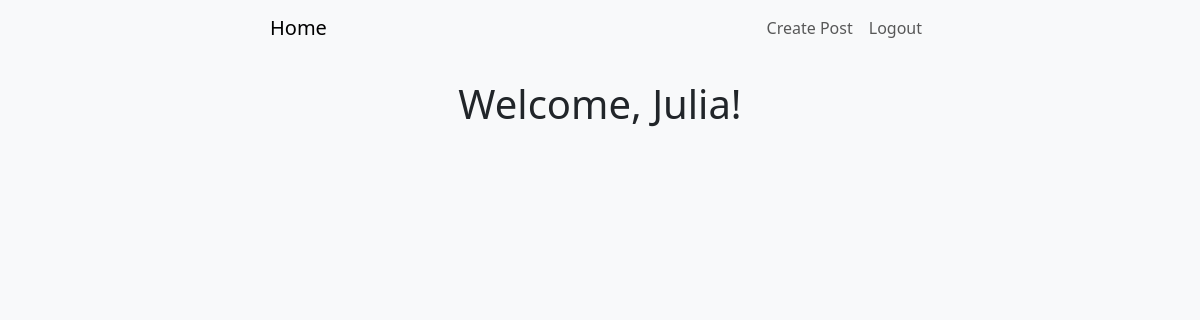
Page / (signed in) on the earlier database version.
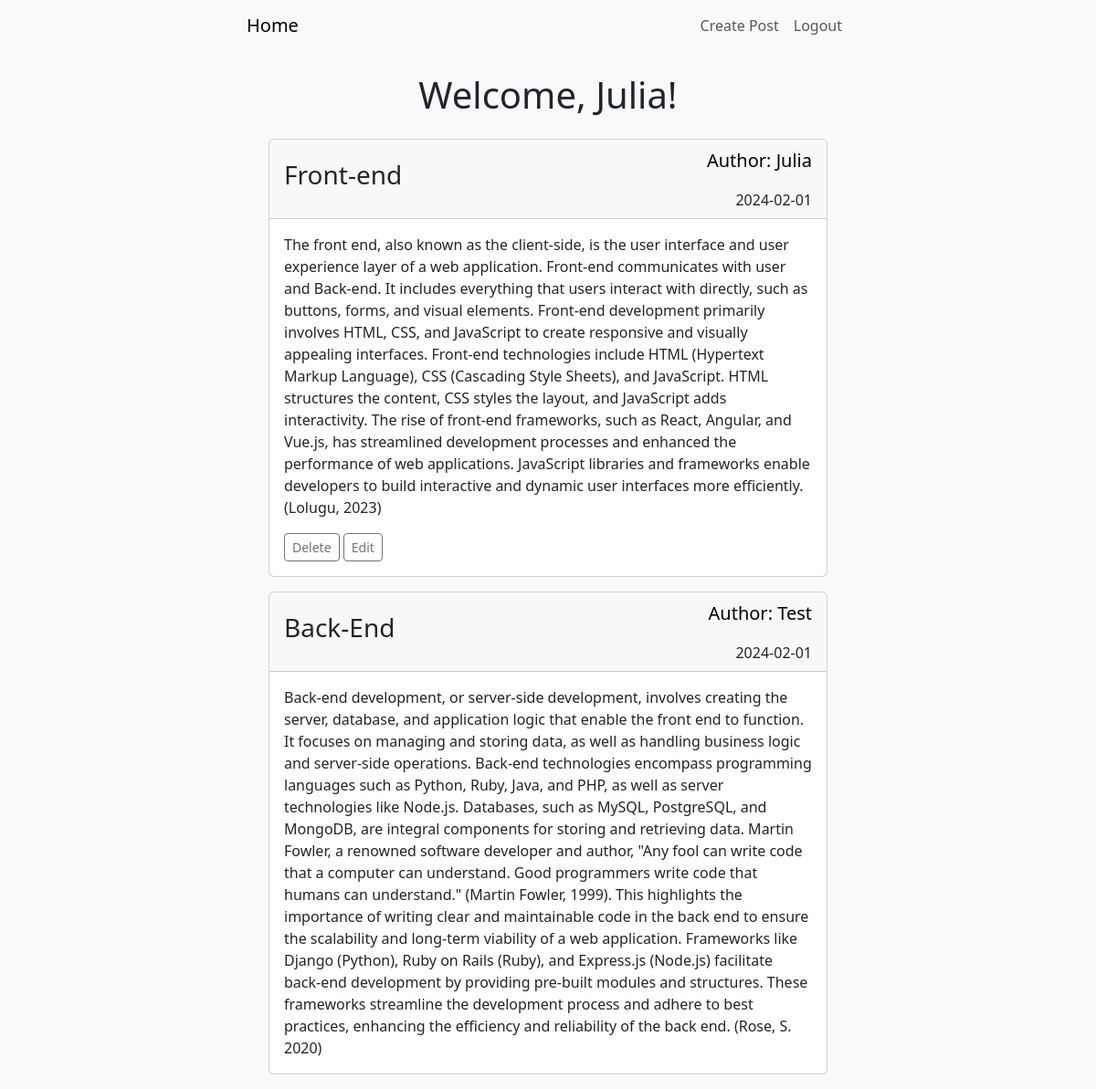
Same page on the later database version.
### blog/models.py (models this page shows)
class User(db.Model, UserMixin):
    id = db.Column(db.Integer, primary_key=True)
    username = db.Column(db.String(150), unique=True, nullable=False)
    email = db.Column(db.String(150), unique=True, nullable=False)
    password = db.Column(db.String(150), nullable=False)
    date_created = db.Column(db.DateTime(timezone=True), default=func.now())
    posts = db.relationship('Post', backref='user', passive_deletes=True)

class Post(db.Model):
    id = db.Column(db.Integer, primary_key=True)
    title = db.Column(db.String(150), nullable=False)
    text = db.Column(db.Text, nullable=False)
    date_created = db.Column(db.DateTime(timezone=True), default=func.now())
    author = db.Column(db.Integer, db.ForeignKey('user.id', ondelete="CASCADE"), nullable=False)

### blog/views.py (the view)
@views.route("/")
@login_required
def home():
    posts = Post.query.all()
    if not current_user.is_authenticated:
        flash("Please log in to access this page.", "danger")
        return redirect(url_for("login"))  # Redirect to login page or wherever you want
    return render_template("home.html", name=current_user.username, posts=posts)

### blog/__init__.py (called while the page is built)
def create_app():
    app = Flask(__name__)
    app.config['SECRET_KEY'] = "meatballMaisie"
    app.config['SQLALCHEMY_DATABASE_URI'] = f'sqlite:///{DB_NAME}'
    db.init_app(app)
    from .views import views
    app.register_blueprint(views, url_prefix="/")
    from .auth import auth
    app.register_blueprint(auth, url_prefix="/")
    from .models import User, Post
    create_database(app)
    login_manager = LoginManager()
    login_manager.login_view = "auth.login"
    login_manager.init_app(app)
    @login_manager.user_loader
    def load_user(id):
        return User.query.get(int(id))
    return app

### blog/templates/home.html (shortened to what this page needs)
{% extends "base.html" %}
{% block content %}
  <div class="container">
    <h1 class="my-4 text-center fw-light">Welcome, {{ name.capitalize() }}!</h1>
    {% for post in posts %}
      <div class="card mb-3">
        <div class="card-header d-flex justify-content-between align-items-center">
          <div>
            <h3 class="card-title fw-light">{{ post.title }}</h3>
          </div>
          <div class="text-end">
            <p class="card-text fw-light text-decoration-none text-black fs-5">Author: {{ post.user.username.capitalize() }}</p>
            <p class="card-text fw-light mb-0 fs-10">{{ post.date_created.strftime('%Y-%m-%d') }}</p>
          </div>
        </div>
        <div class="card-body">
          <p class="card-text">{{ post.text }}</p>
          {% if current_user.is_authenticated and post.user == current_user %}
            <div class="mt-3">
              <a href="/deletePost/{{post.id}}" class="btn btn-outline-secondary btn-sm">Delete</a>
              <a href="/editPost/{{post.id}}" class="btn btn-outline-secondary btn-sm">Edit</a>
            </div>
          {% endif %}
        </div>
      </div>
    {% endfor %}
  </div>
{% endblock %}

### blog/templates/base.html (shortened to what this page needs)
<!DOCTYPE html>
<html>
    <head>
        <link href="https://cdn.jsdelivr.net/npm/bootstrap@5.3.2/dist/css/bootstrap.min.css" rel="stylesheet">
    </head>
    <body class="mx-auto mt-10 max-w-screen-lg bg-light text-dark p-6" style="max-width: 55%;">
        <nav class="mb-8 navbar navbar-expand-lg navbar-light bg-light">
            <a class="navbar-brand" href="{{ url_for('views.home') }}">Home</a>
            <div class="collapse navbar-collapse justify-content-end">
                <ul class="navbar-nav">
                    {% if current_user.is_authenticated %}
                        <li class="nav-item">
                            <a class="nav-link" href="{{ url_for('views.createPost') }}">Create Post</a>
                        </li>
                        <li class="nav-item">
                            <a class="nav-link" href="{{ url_for('auth.signOut') }}">Logout</a>
                        </li>
                    {% endif %}
                </ul>
            </div>
        </nav>
        <div class="container">{% block content %}{% endblock %}</div>
    </body>
</html>

Differences in the rows shown:
added Post: title "Front-end", user.username "Julia", date_created "2024-02-01", text "The front end, also known as the client-side, is the user interface and user experience layer of a web application. Front-end communicates with user and Back-end. It includes everything that users interact with directly, such as buttons, forms, and visual elements. Front-end development primarily involves HTML, CSS, and JavaScript to create responsive and visually appealing interfaces. Front-end technologies include HTML (Hypertext Markup Language), CSS (Cascading Style Sheets), and JavaScript. HTML structures the content, CSS styles the layout, and JavaScript adds interactivity. The rise of front-end frameworks, such as React, Angular, and Vue.js, has streamlined development processes and…"
added Post: title "Back-End", user.username "Test", date_created "2024-02-01", text "Back-end development, or server-side development, involves creating the server, database, and application logic that enable the front end to function. It focuses on managing and storing data, as well as handling business logic and server-side operations. Back-end technologies encompass programming languages such as Python, Ruby, Java, and PHP, as well as server technologies like Node.js. Databases, such as MySQL, PostgreSQL, and MongoDB, are integral components for storing and retrieving data. Martin Fowler, a renowned software developer and author, \"Any fool can write code that a computer can understand. Good programmers write code that humans can understand.\" (Martin Fowler, 1999). This…"
